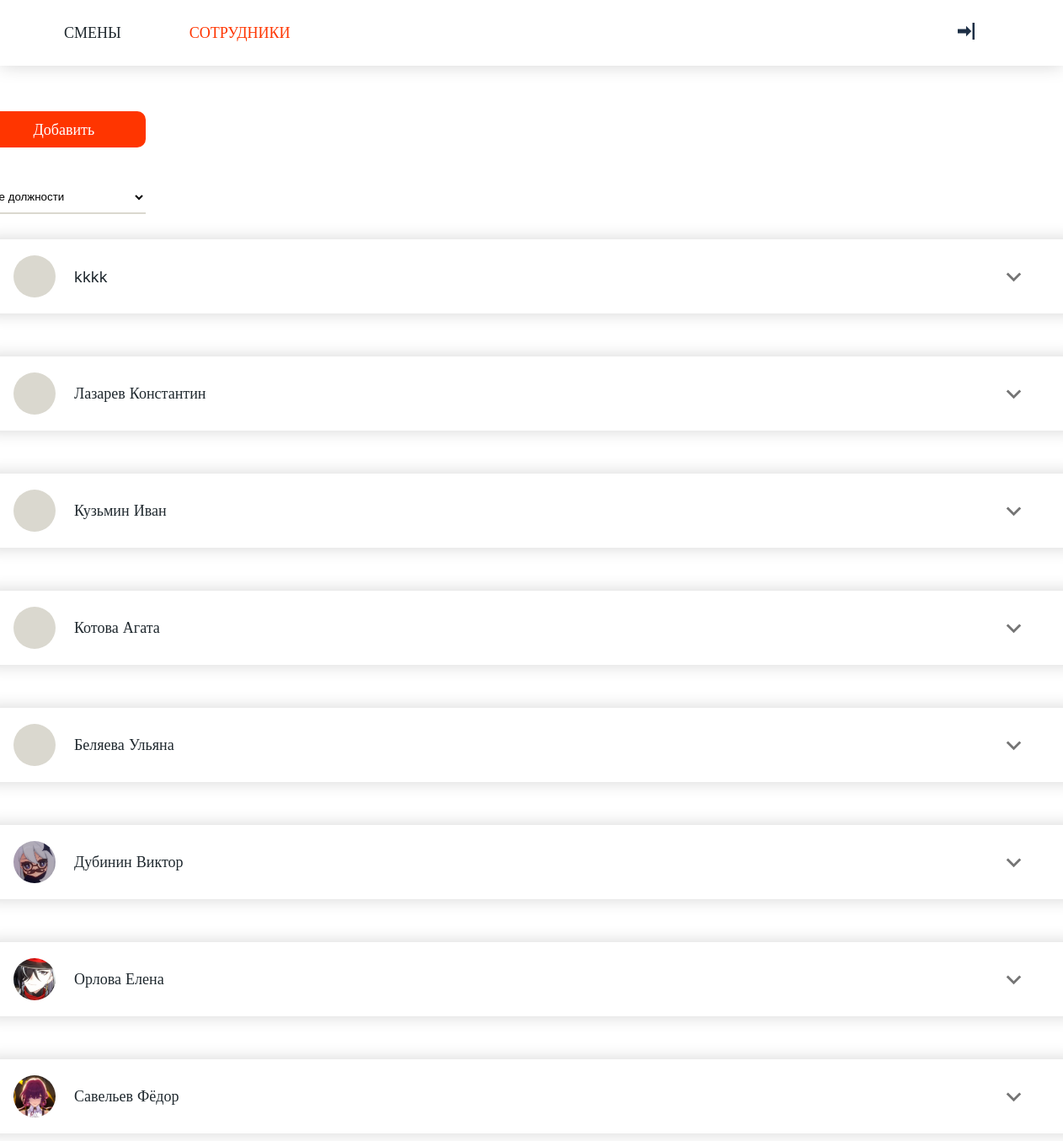
The page /employees (signed in) on the database its author committed.
### tables this page shows
CREATE TABLE `user` (
  `id` int NOT NULL,
  `name` varchar(50) NOT NULL,
  `login` varchar(20) NOT NULL,
  `password` varchar(20) NOT NULL,
  `photo_file` varchar(45) DEFAULT NULL,
  `role_id` int NOT NULL
);

### src/SQL.php (called while the page is built, shortened)
<?php
class SQL {
    public static function select($table, $column=NULL, $value=NULL, $column1=NULL, $value1=NULL, $sorted=NULL) {
        $self = new self;
        $db = $self->db;
        $request = "SELECT * FROM `$table`";
        if ($column != NULL && $value != NULL) {
            if (is_array($value)) {
                $request .= " WHERE $column IN (".implode(', ', $value).")";
            } else {
                $request .= " WHERE $column = '$value'";
            }
        }
        $result = $db->query($request);
        return $self->processing($result);
    }
    private function connect() {
        $this->db = include APP_PATH."/config/db.php";
    }
    private function processing($result) {
        $array = [];
        while ($row = $result->fetch_assoc()) {
            $array[] = $row;
        }
        return $array;
    }
}

### src/View.php (called while the page is built, shortened)
<?php
class View {
    public function pages($page) {
        include_once APP_PATH."/views/pages/$page.php";
    }
}

### src/App.php (called while the page is built, shortened)
<?php
class App {
    public function run() {
        $router = new Router;
        $uri = $_SERVER['REQUEST_URI'];
        $uri = str_contains($uri, '?') ? strstr($uri, '?', true) : $uri;
        $method = $_SERVER['REQUEST_METHOD'];
        $router->move($uri, $method);
    }
}

### index.php (called while the page is built, shortened)
<?php
$app = new App;
$app->run();

### config/db.php (called while the page is built)
<?php
$DB_LOCAL = "localhost";
$DB_USER = "root";
$DB_PASS = "";
$DB_NAME = "prak";
$db = mysqli_connect($DB_LOCAL, $DB_USER, $DB_PASS, $DB_NAME);
return $db;

### src/Employee.php (the view, shortened to what this page needs)
<?php
class Employee {
    public function employeeList() {
        if (!empty($_GET['role'])) {
            $employees = SQL::select('user', 'role_id', $_GET['role']);
        } else {
            $employees = SQL::select('user');
        }
        foreach($employees as $employee) {
            echo <<<END
            <div class="employee">
                <div class="header">
                    <div>
                        <div class="image" style="background-image: url('../../user_image/{$employee['photo_file']}'); background-size: cover;"></div>
                        <div class="name">{$employee['name']}</div>
                    </div>
                    <div class="arrow">
                        <svg width="35.000000" height="35.000000" viewBox="0 0 35 35" fill="none" xmlns="http://www.w3.org/2000/svg" xmlns:xlink="http://www.w3.org/1999/xlink">
                            <path d="M10.8 12.52L17.5 19.2L24.19 12.52L26.25 14.58L17.5 23.33L8.75 14.58L10.8 12.52Z" fill="#000000" fill-opacity="0.540000" fill-rule="evenodd"/>
                        </svg>
                    </div>
                </div>
                <div class="info">
                    <div class="position">Должность: {$this->employeeRole($employee['role_id'])}</div>
                    <div class="login">Логин: {$employee['login']}</div>
                    <div class="password">Пароль: {$employee['password']}</div>
                    <div class="dismiss"><a href="/dismiss?user_id={$employee['id']}">Удалить</a></div>
                </div>
            </div>
            END;
        }
    }
    private function employeeRole($role_id) {
        $role = SQL::select('role', 'id', $role_id);
        return $role[0]['name'];
    }
}

### views/static/css/style_em.css (style rules this page uses)
body { top: 0; left: 0; color: rgb(31, 40, 46); font-family: Inter; margin: 0px; font-size: 18px; }
.employee { padding-left: 17px; padding-top: 17px; padding-bottom: 17px; border-radius: 10px; box-shadow: 0px 0px 20px 0px rgba(0, 0, 0, 0.17); display: grid; gap: 7px; }
.header { display: grid; grid-template-columns: 1168px 99px; grid-template-rows: 54px; cursor: pointer; }
.header div { display: flex; align-items: center; }
.name { margin-left: 22px; }
.arrow { margin-left: 22px; }
.image { width: 50px; height: 50px; border-radius: 50%; margin-left: 20px; background: rgb(218, 216, 207); }

### rows shown on the page
user: name "kkkk"
user: name "Лазарев Константин"
user: name "Кузьмин Иван"
user: name "Котова Агата"
user: name "Беляева Ульяна"
user: photo_file (picture), name "Дубинин Виктор"
user: photo_file (picture), name "Орлова Елена"
user: photo_file (picture), name "Савельев Фёдор"
